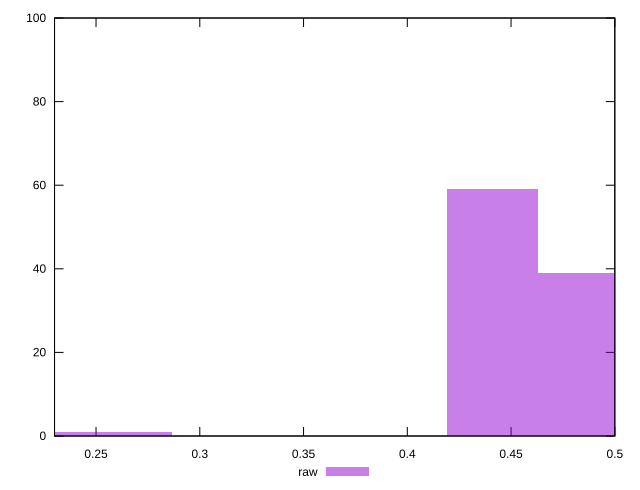

This figure's gnuplot source:
reset

$raw <<EOF
0.2646148466640131 1
0.22051237222001088 1
0.44102474444002177 59
0.48512721888402394 39
EOF

set key outside below
set boxwidth 0.04410247444400218
set xrange [0.23:0.5]
set yrange [0:100]
set trange [0:100]
set style fill transparent solid 0.5 noborder
set terminal svg size 640, 490 enhanced background rgb 'white'
set output "report_00023_2021-02-20T12:14:57.249Z/meta/score/samples/pages/raw/histogram.svg"

plot $raw title "raw" with boxes

reset
